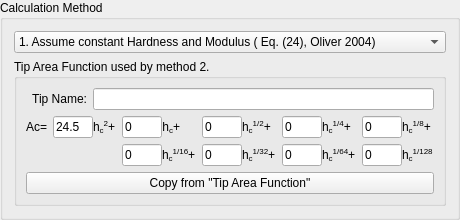
               <widget class="QGroupBox" name="groupBox_56">
                <property name="sizePolicy">
                 <sizepolicy hsizetype="Maximum" vsizetype="Maximum">
                  <horstretch>0</horstretch>
                  <verstretch>0</verstretch>
                 </sizepolicy>
                </property>
                <property name="minimumSize">
                 <size>
                  <width>460</width>
                  <height>0</height>
                 </size>
                </property>
                <property name="maximumSize">
                 <size>
                  <width>460</width>
                  <height>16777215</height>
                 </size>
                </property>
                <property name="title">
                 <string>Calculation Method</string>
                </property>
                <layout class="QGridLayout" name="gridLayout_105">
                 <item row="0" column="0">
                  <widget class="QComboBox" name="comboBox_CalculationMethod_tabHE_FrameStiffness">
                   <property name="sizePolicy">
                    <sizepolicy hsizetype="Minimum" vsizetype="Maximum">
                     <horstretch>0</horstretch>
                     <verstretch>0</verstretch>
                    </sizepolicy>
                   </property>
                   <property name="editable">
                    <bool>false</bool>
                   </property>
                   <item>
                    <property name="text">
                     <string>1. Assume constant Hardness and Modulus ( Eq. (24), Oliver 2004)</string>
                    </property>
                   </item>
                   <item>
                    <property name="text">
                     <string>2. Assume constant Modulus and neglect Pile-up (Eq. (22), Oliver 2004 )</string>
                    </property>
                   </item>
                  </widget>
                 </item>
                 <item row="1" column="0">
                  <widget class="QGroupBox" name="groupBox_60">
                   <property name="sizePolicy">
                    <sizepolicy hsizetype="Maximum" vsizetype="Minimum">
                     <horstretch>0</horstretch>
                     <verstretch>0</verstretch>
                    </sizepolicy>
                   </property>
                   <property name="minimumSize">
                    <size>
                     <width>0</width>
                     <height>0</height>
                    </size>
                   </property>
                   <property name="maximumSize">
                    <size>
                     <width>44000</width>
                     <height>16777215</height>
                    </size>
                   </property>
                   <property name="title">
                    <string>Tip Area Function used by method 2.</string>
                   </property>
                   <layout class="QGridLayout" name="gridLayout_108">
                    <item row="2" column="3">
                     <widget class="QLabel" name="label_116">
                      <property name="sizePolicy">
                       <sizepolicy hsizetype="Maximum" vsizetype="Preferred">
                        <horstretch>0</horstretch>
                        <verstretch>0</verstretch>
                       </sizepolicy>
                      </property>
                      <property name="text">
                       <string>&lt;html&gt;&lt;head/&gt;&lt;body&gt;&lt;p&gt;h&lt;span style=&quot; vertical-align:sub;&quot;&gt;c&lt;/span&gt;&lt;span style=&quot; vertical-align:super;&quot;&gt;2&lt;/span&gt;+&lt;/p&gt;&lt;/body&gt;&lt;/html&gt;</string>
                      </property>
                     </widget>
                    </item>
                    <item row="2" column="2">
                     <widget class="QLineEdit" name="lineEdit_TAF1_tabHE_FrameStiffness">
                      <property name="sizePolicy">
                       <sizepolicy hsizetype="Maximum" vsizetype="Fixed">
                        <horstretch>0</horstretch>
                        <verstretch>0</verstretch>
                       </sizepolicy>
                      </property>
                      <property name="minimumSize">
                       <size>
                        <width>40</width>
                        <height>0</height>
                       </size>
                      </property>
                      <property name="maximumSize">
                       <size>
                        <width>40</width>
                        <height>16777215</height>
                       </size>
                      </property>
                      <property name="text">
                       <string>24.5</string>
                      </property>
                      <property name="alignment">
                       <set>Qt::AlignLeading|Qt::AlignLeft|Qt::AlignVCenter</set>
                      </property>
                      <property name="readOnly">
                       <bool>true</bool>
                      </property>
                     </widget>
                    </item>
                    <item row="0" column="0" colspan="3">
                     <widget class="QLabel" name="label_59">
                      <property name="sizePolicy">
                       <sizepolicy hsizetype="Preferred" vsizetype="Maximum">
                        <horstretch>0</horstretch>
                        <verstretch>0</verstretch>
                       </sizepolicy>
                      </property>
                      <property name="text">
                       <string>Tip Name:</string>
                      </property>
                      <property name="alignment">
                       <set>Qt::AlignRight|Qt::AlignTrailing|Qt::AlignVCenter</set>
                      </property>
                     </widget>
                    </item>
                    <item row="2" column="10">
                     <widget class="QLineEdit" name="lineEdit_TAF5_tabHE_FrameStiffness">
                      <property name="minimumSize">
                       <size>
                        <width>40</width>
                        <height>0</height>
                       </size>
                      </property>
                      <property name="maximumSize">
                       <size>
                        <width>40</width>
                        <height>16777215</height>
                       </size>
                      </property>
                      <property name="text">
                       <string>0</string>
                      </property>
                      <property name="readOnly">
                       <bool>true</bool>
                      </property>
                     </widget>
                    </item>
                    <item row="2" column="5">
                     <widget class="QLabel" name="label_122">
                      <property name="sizePolicy">
                       <sizepolicy hsizetype="Maximum" vsizetype="Preferred">
                        <horstretch>0</horstretch>
                        <verstretch>0</verstretch>
                       </sizepolicy>
                      </property>
                      <property name="text">
                       <string>&lt;html&gt;&lt;head/&gt;&lt;body&gt;&lt;p&gt;h&lt;span style=&quot; vertical-align:sub;&quot;&gt;c&lt;/span&gt;+&lt;/p&gt;&lt;/body&gt;&lt;/html&gt;</string>
                      </property>
                      <property name="alignment">
                       <set>Qt::AlignRight|Qt::AlignTrailing|Qt::AlignVCenter</set>
                      </property>
                     </widget>
                    </item>
                    <item row="2" column="6">
                     <widget class="QLineEdit" name="lineEdit_TAF3_tabHE_FrameStiffness">
                      <property name="sizePolicy">
                       <sizepolicy hsizetype="Fixed" vsizetype="Fixed">
                        <horstretch>0</horstretch>
                        <verstretch>0</verstretch>
                       </sizepolicy>
                      </property>
                      <property name="minimumSize">
                       <size>
                        <width>40</width>
                        <height>0</height>
                       </size>
                      </property>
                      <property name="maximumSize">
                       <size>
                        <width>40</width>
                        <height>16777215</height>
                       </size>
                      </property>
                      <property name="text">
                       <string>0</string>
                      </property>
                      <property name="readOnly">
                       <bool>true</bool>
                      </property>
                     </widget>
                    </item>
                    <item row="2" column="4">
                     <widget class="QLineEdit" name="lineEdit_TAF2_tabHE_FrameStiffness">
                      <property name="sizePolicy">
                       <sizepolicy hsizetype="Maximum" vsizetype="Fixed">
                        <horstretch>0</horstretch>
                        <verstretch>0</verstretch>
                       </sizepolicy>
                      </property>
                      <property name="minimumSize">
                       <size>
                        <width>40</width>
                        <height>0</height>
                       </size>
                      </property>
                      <property name="maximumSize">
                       <size>
                        <width>40</width>
                        <height>16777215</height>
                       </size>
                      </property>
                      <property name="text">
                       <string>0</string>
                      </property>
                      <property name="readOnly">
                       <bool>true</bool>
                      </property>
                     </widget>
                    </item>
                    <item row="2" column="7">
                     <widget class="QLabel" name="label_123">
                      <property name="sizePolicy">
                       <sizepolicy hsizetype="Maximum" vsizetype="Preferred">
                        <horstretch>0</horstretch>
                        <verstretch>0</verstretch>
                       </sizepolicy>
                      </property>
                      <property name="text">
                       <string>&lt;html&gt;&lt;head/&gt;&lt;body&gt;&lt;p&gt;h&lt;span style=&quot; vertical-align:sub;&quot;&gt;c&lt;/span&gt;&lt;span style=&quot; vertical-align:super;&quot;&gt;1/2&lt;/span&gt;+&lt;/p&gt;&lt;/body&gt;&lt;/html&gt;</string>
                      </property>
                     </widget>
                    </item>
                    <item row="2" column="8">
                     <widget class="QLineEdit" name="lineEdit_TAF4_tabHE_FrameStiffness">
                      <property name="minimumSize">
                       <size>
                        <width>40</width>
                        <height>0</height>
                       </size>
                      </property>
                      <property name="maximumSize">
                       <size>
                        <width>40</width>
                        <height>16777215</height>
                       </size>
                      </property>
                      <property name="text">
                       <string>0</string>
                      </property>
                      <property name="readOnly">
                       <bool>true</bool>
                      </property>
                     </widget>
                    </item>
                    <item row="2" column="9">
                     <widget class="QLabel" name="label_98">
                      <property name="sizePolicy">
                       <sizepolicy hsizetype="Maximum" vsizetype="Preferred">
                        <horstretch>0</horstretch>
                        <verstretch>0</verstretch>
                       </sizepolicy>
                      </property>
                      <property name="text">
                       <string>&lt;html&gt;&lt;head/&gt;&lt;body&gt;&lt;p&gt;h&lt;span style=&quot; vertical-align:sub;&quot;&gt;c&lt;/span&gt;&lt;span style=&quot; vertical-align:super;&quot;&gt;1/4&lt;/span&gt;+&lt;/p&gt;&lt;/body&gt;&lt;/html&gt;</string>
                      </property>
                     </widget>
                    </item>
                    <item row="2" column="11">
                     <widget class="QLabel" name="label_121">
                      <property name="sizePolicy">
                       <sizepolicy hsizetype="Maximum" vsizetype="Preferred">
                        <horstretch>0</horstretch>
                        <verstretch>0</verstretch>
                       </sizepolicy>
                      </property>
                      <property name="text">
                       <string>&lt;html&gt;&lt;head/&gt;&lt;body&gt;&lt;p&gt;h&lt;span style=&quot; vertical-align:sub;&quot;&gt;c&lt;/span&gt;&lt;span style=&quot; vertical-align:super;&quot;&gt;1/8&lt;/span&gt;+&lt;/p&gt;&lt;/body&gt;&lt;/html&gt;</string>
                      </property>
                     </widget>
                    </item>
                    <item row="3" column="4">
                     <widget class="QLineEdit" name="lineEdit_TAF6_tabHE_FrameStiffness">
                      <property name="minimumSize">
                       <size>
                        <width>40</width>
                        <height>0</height>
                       </size>
                      </property>
                      <property name="text">
                       <string>0</string>
                      </property>
                     </widget>
                    </item>
                    <item row="3" column="6">
                     <widget class="QLineEdit" name="lineEdit_TAF7_tabHE_FrameStiffness">
                      <property name="minimumSize">
                       <size>
                        <width>40</width>
                        <height>0</height>
                       </size>
                      </property>
                      <property name="text">
                       <string>0</string>
                      </property>
                     </widget>
                    </item>
                    <item row="3" column="8">
                     <widget class="QLineEdit" name="lineEdit_TAF8_tabHE_FrameStiffness">
                      <property name="minimumSize">
                       <size>
                        <width>40</width>
                        <height>0</height>
                       </size>
                      </property>
                      <property name="text">
                       <string>0</string>
                      </property>
                     </widget>
                    </item>
                    <item row="3" column="10">
                     <widget class="QLineEdit" name="lineEdit_TAF9_tabHE_FrameStiffness">
                      <property name="minimumSize">
                       <size>
                        <width>40</width>
                        <height>0</height>
                       </size>
                      </property>
                      <property name="text">
                       <string>0</string>
                      </property>
                     </widget>
                    </item>
                    <item row="3" column="5">
                     <widget class="QLabel" name="label_147">
                      <property name="text">
                       <string>&lt;html&gt;&lt;head/&gt;&lt;body&gt;&lt;p&gt;h&lt;span style=&quot; vertical-align:sub;&quot;&gt;c&lt;/span&gt;&lt;span style=&quot; vertical-align:super;&quot;&gt;1/16&lt;/span&gt;+&lt;/p&gt;&lt;/body&gt;&lt;/html&gt;</string>
                      </property>
                     </widget>
                    </item>
                    <item row="3" column="7">
                     <widget class="QLabel" name="label_148">
                      <property name="text">
                       <string>&lt;html&gt;&lt;head/&gt;&lt;body&gt;&lt;p&gt;h&lt;span style=&quot; vertical-align:sub;&quot;&gt;c&lt;/span&gt;&lt;span style=&quot; vertical-align:super;&quot;&gt;1/32&lt;/span&gt;+&lt;/p&gt;&lt;/body&gt;&lt;/html&gt;</string>
                      </property>
                     </widget>
                    </item>
                    <item row="3" column="9">
                     <widget class="QLabel" name="label_149">
                      <property name="text">
                       <string>&lt;html&gt;&lt;head/&gt;&lt;body&gt;&lt;p&gt;h&lt;span style=&quot; vertical-align:sub;&quot;&gt;c&lt;/span&gt;&lt;span style=&quot; vertical-align:super;&quot;&gt;1/64&lt;/span&gt;+&lt;/p&gt;&lt;/body&gt;&lt;/html&gt;</string>
                      </property>
                     </widget>
                    </item>
                    <item row="3" column="11">
                     <widget class="QLabel" name="label_150">
                      <property name="text">
                       <string>&lt;html&gt;&lt;head/&gt;&lt;body&gt;&lt;p&gt;h&lt;span style=&quot; vertical-align:sub;&quot;&gt;c&lt;/span&gt;&lt;span style=&quot; vertical-align:super;&quot;&gt;1/128&lt;/span&gt;&lt;/p&gt;&lt;/body&gt;&lt;/html&gt;</string>
                      </property>
                     </widget>
                    </item>
                    <item row="2" column="0" colspan="2">
                     <widget class="QLabel" name="label_60">
                      <property name="sizePolicy">
                       <sizepolicy hsizetype="Maximum" vsizetype="Preferred">
                        <horstretch>0</horstretch>
                        <verstretch>0</verstretch>
                       </sizepolicy>
                      </property>
                      <property name="text">
                       <string>Ac=</string>
                      </property>
                      <property name="alignment">
                       <set>Qt::AlignRight|Qt::AlignTrailing|Qt::AlignVCenter</set>
                      </property>
                     </widget>
                    </item>
                    <item row="6" column="0" colspan="12">
                     <widget class="QPushButton" name="Copy_TAF_tabHE_FrameStiffness">
                      <property name="sizePolicy">
                       <sizepolicy hsizetype="Preferred" vsizetype="Preferred">
                        <horstretch>0</horstretch>
                        <verstretch>0</verstretch>
                       </sizepolicy>
                      </property>
                      <property name="minimumSize">
                       <size>
                        <width>110</width>
                        <height>0</height>
                       </size>
                      </property>
                      <property name="text">
                       <string>Copy from &quot;Tip Area Function&quot;</string>
                      </property>
                     </widget>
                    </item>
                    <item row="0" column="3" colspan="9">
                     <widget class="QLineEdit" name="lineEdit_TipName_tabHE_FrameStiffness">
                      <property name="sizePolicy">
                       <sizepolicy hsizetype="Minimum" vsizetype="Maximum">
                        <horstretch>0</horstretch>
                        <verstretch>0</verstretch>
                       </sizepolicy>
                      </property>
                     </widget>
                    </item>
                   </layout>
                  </widget>
                 </item>
                </layout>
               </widget>
